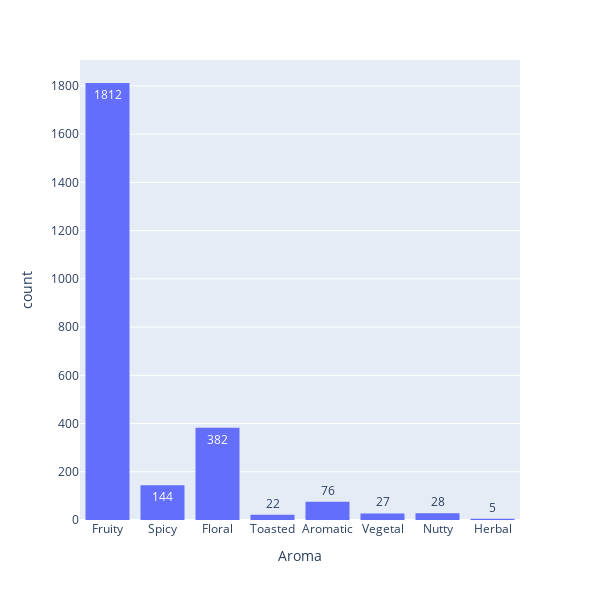

Notebook code for this chart:
### Code cell
def count_aroma(df=df):
    fig = px.histogram(df, x='Aroma', text_auto=True)
    fig.update_layout(width=600, height=600).show()
count_aroma()

### Figure 1 — Plotly figure (JSON) as saved in the notebook; plotly's stock layout.template omitted (floating-point values rounded to 4 significant figures; data arrays with more than 128 entries replaced by an {"elided": "..."} marker saying what was removed)
{"data": [{"alignmentgroup": "True", "bingroup": "x", "hovertemplate": "Aroma=%{x}<br>count=%{y}<extra></extra>", "legendgroup": "", "marker": {"color": "#636efa", "pattern": {"shape": ""}}, "name": "", "offsetgroup": "", "orientation": "v", "showlegend": false, "texttemplate": "%{value}", "type": "histogram", "x": {"elided": "2496 str values"}, "xaxis": "x", "yaxis": "y"}], "layout": {"barmode": "relative", "height": 600, "legend": {"tracegroupgap": 0}, "margin": {"t": 60}, "width": 600, "xaxis": {"anchor": "y", "autorange": true, "domain": [0, 1], "range": [-0.5, 7.5], "title": {"text": "Aroma"}, "type": "category"}, "yaxis": {"anchor": "x", "autorange": true, "domain": [0, 1], "range": [0, 1907.0], "title": {"text": "count"}}}}
